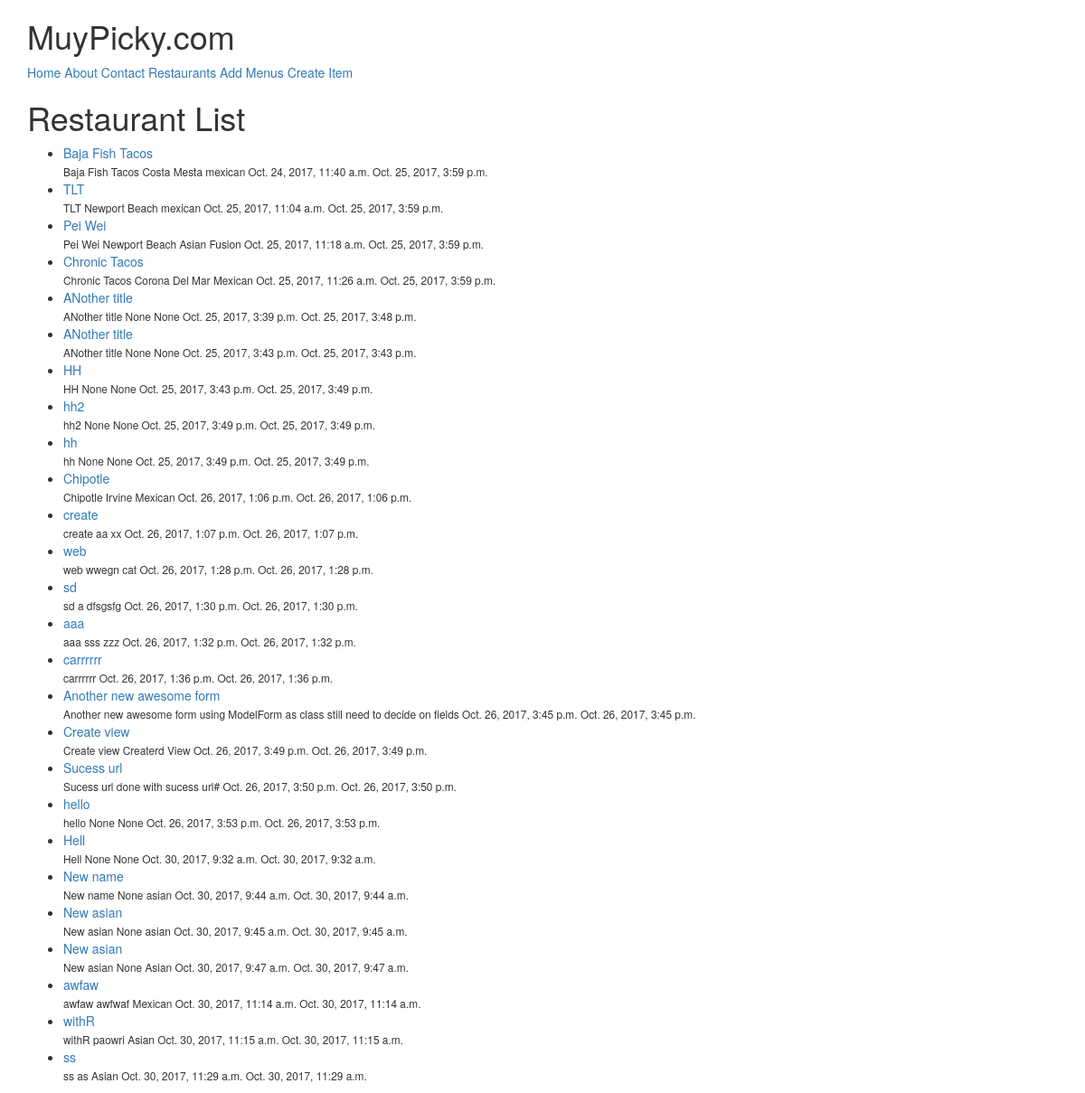
/restaurants/, run on an earlier commit of the app's database.
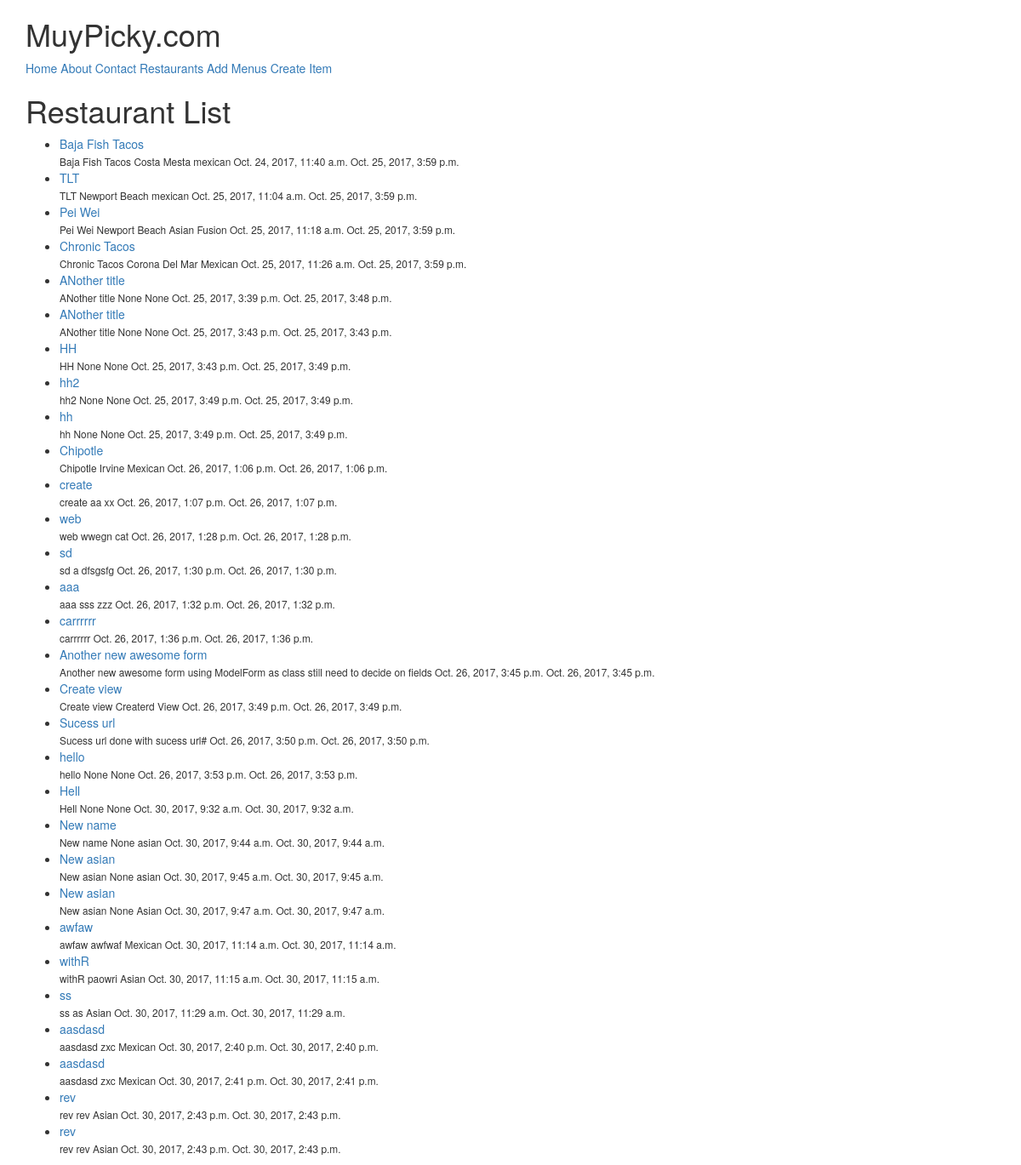
And on a later commit of the database.
### restaurants/models.py (models this page shows, shortened)
class RestaurantLocation(models.Model):
    owner           = models.ForeignKey(User)
    name            = models.CharField(max_length=120)
    location        = models.CharField(max_length=120, null=True, blank=True)
    category        = models.CharField(max_length=120, null=True, blank=True, validators=[validate_categories])
    timestamp       = models.DateTimeField(auto_now_add=True) # When first added
    updated         = models.DateTimeField(auto_now=True) # Last updated
    slug            = models.SlugField(blank=True, null=True)
    def __str__(self):
        return self.name
    def get_absolute_url(self):
        return reverse('restaurants:detail', kwargs={'slug': self.slug})

### restaurants/views.py (the view)
class RestaurantListView(ListView):
    def get_queryset(self):
        slug = self.kwargs.get("slug")
        print('Rest_list_view slug: '.format(slug))
        if slug:
            queryset = RestaurantLocation.objects.filter(
                Q(category__iexact=slug) |
                Q(category__icontains=slug)
            )
        else:
            queryset = RestaurantLocation.objects.all()
        return queryset

### restaurants/templates/restaurants/restaurantlocation_list.html (shortened to what this page needs)
{% extends "base.html" %}
{% block content %}
<h1>Restaurant List</h1>
    <ul>
    {% for obj in object_list %}
        <li>
            <a href="{{ obj.get_absolute_url }}"> {{ obj }} </a><br/>
            <small>{{ obj.name }} {{ obj.location }} {{ obj.category }} {{ obj.timestamp }} {{ obj.updated }}</small> </li>
    {% endfor %}
    </ul>
{% endblock %}

What changed in the data, as far as the page shows it:
added RestaurantLocation: name "aasdasd", location "zxc", category "Mexican", timestamp "Oct. 30, 2017, 2:40 p.m.", updated "Oct. 30, 2017, 2:40 p.m."
added RestaurantLocation: name "aasdasd", location "zxc", category "Mexican", timestamp "Oct. 30, 2017, 2:41 p.m.", updated "Oct. 30, 2017, 2:41 p.m."
added RestaurantLocation: name "rev", location "rev", category "Asian", timestamp "Oct. 30, 2017, 2:43 p.m.", updated "Oct. 30, 2017, 2:43 p.m."
added RestaurantLocation: name "rev", location "rev", category "Asian", timestamp "Oct. 30, 2017, 2:43 p.m.", updated "Oct. 30, 2017, 2:43 p.m."
